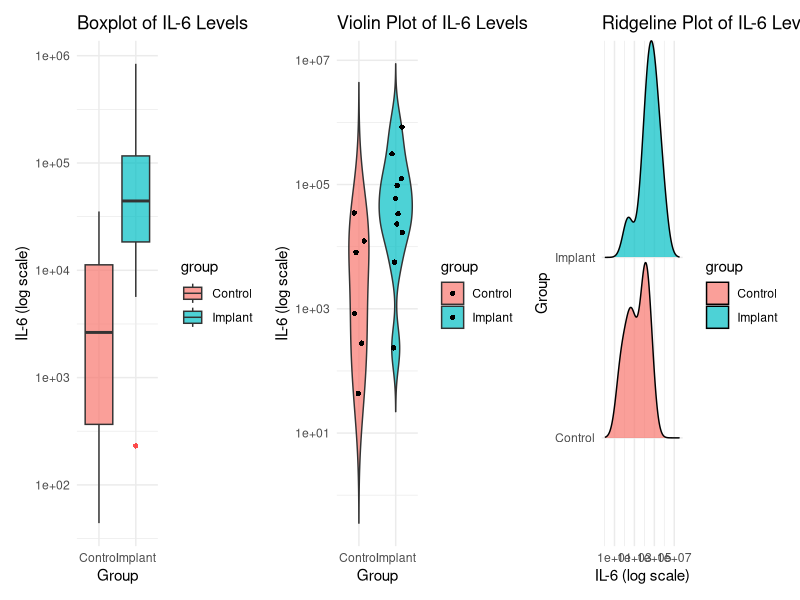

This chart was generated by the following R code:
# Load necessary libraries
library(ggplot2)
library(ggridges)
library(dplyr)
library(patchwork)

# Define the data
il6.breast.implant.patients <- c(231, 308287, 33291, 124550, 17075, 
                                 22955, 95102, 5649, 840585, 58924)

il6.control.patients <- c(35324, 12457, 8276, 44, 278, 840)

# Create a data frame
df <- data.frame(
  group = rep(c("Implant", "Control"), c(length(il6.breast.implant.patients), 
                                         length(il6.control.patients))),
  value = c(il6.breast.implant.patients, il6.control.patients)
)

# Boxplot
boxplot_plot <- ggplot(df, aes(x = group, y = value, fill = group)) +
  geom_boxplot(outlier.color = "red", outlier.shape = 16, alpha = 0.7) +
  scale_y_log10() +  # Apply log scale to handle wide data range
  labs(title = "Boxplot of IL-6 Levels", y = "IL-6 (log scale)", x = "Group") +
  theme_minimal()

# Violin Plot
violin_plot <- ggplot(df, aes(x = group, y = value, fill = group)) +
  geom_violin(trim = FALSE, alpha = 0.7) +
  geom_jitter(shape = 16, position = position_jitter(0.2), color = "black") +
  scale_y_log10() + 
  labs(title = "Violin Plot of IL-6 Levels", y = "IL-6 (log scale)", x = "Group") +
  theme_minimal()

# Ridgeline Plot
ridge_plot <- ggplot(df, aes(x = value, y = group, fill = group)) +
  geom_density_ridges(alpha = 0.7, scale = 1.2) +
  scale_x_log10() + 
  labs(title = "Ridgeline Plot of IL-6 Levels", x = "IL-6 (log scale)", y = "Group") +
  theme_minimal()

# Arrange plots in a grid
boxplot_plot + violin_plot + ridge_plot + plot_layout(ncol = 3)
